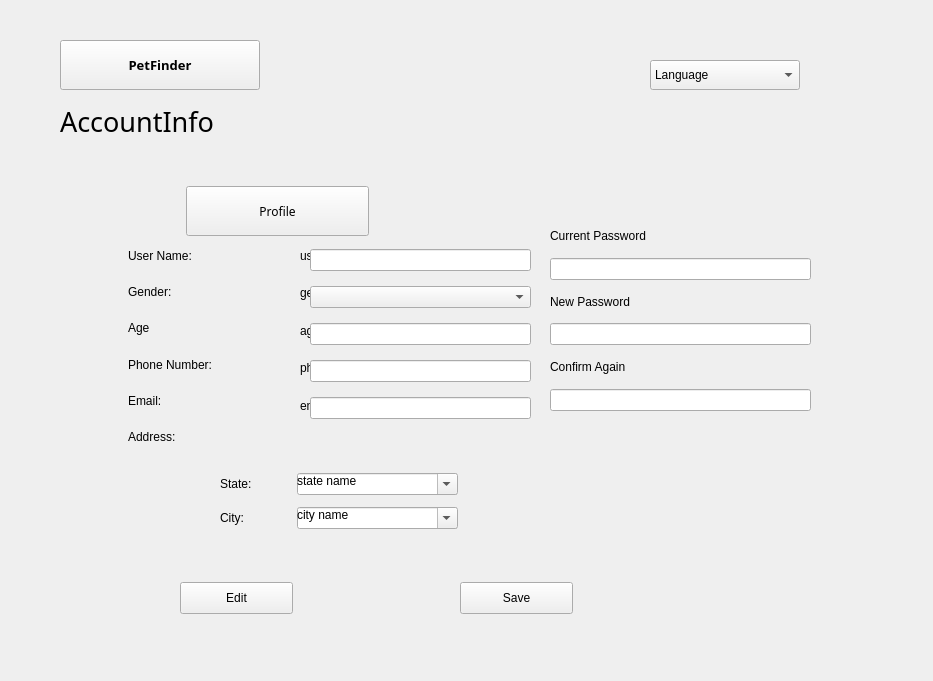
<?xml version="1.0" encoding="UTF-8"?>
<ui version="4.0">
 <class>AccountInfo</class>
 <widget class="QWidget" name="AccountInfo">
  <property name="geometry">
   <rect>
    <x>0</x>
    <y>0</y>
    <width>933</width>
    <height>681</height>
   </rect>
  </property>
  <property name="windowTitle">
   <string>Form</string>
  </property>
  <widget class="QWidget" name="layoutWidget">
   <property name="geometry">
    <rect>
     <x>60</x>
     <y>40</y>
     <width>424</width>
     <height>107</height>
    </rect>
   </property>
   <layout class="QHBoxLayout" name="horizontalLayout_13">
    <item>
     <layout class="QVBoxLayout" name="verticalLayout_5">
      <item>
       <layout class="QHBoxLayout" name="horizontalLayout_14">
        <item>
         <widget class="QToolButton" name="toolButton">
          <property name="minimumSize">
           <size>
            <width>200</width>
            <height>50</height>
           </size>
          </property>
          <property name="font">
           <font>
            <family>Adobe Gothic Std</family>
            <pointsize>10</pointsize>
            <weight>75</weight>
            <bold>true</bold>
           </font>
          </property>
          <property name="text">
           <string>PetFinder</string>
          </property>
          <property name="icon">
           <iconset resource="../project/Resources.qrc">
            <normaloff>:/imgs/CommunityIcons_home.png</normaloff>:/imgs/CommunityIcons_home.png</iconset>
          </property>
          <property name="iconSize">
           <size>
            <width>50</width>
            <height>50</height>
           </size>
          </property>
          <property name="toolButtonStyle">
           <enum>Qt::ToolButtonTextBesideIcon</enum>
          </property>
         </widget>
        </item>
        <item>
         <spacer name="horizontalSpacer_10">
          <property name="orientation">
           <enum>Qt::Horizontal</enum>
          </property>
          <property name="sizeHint" stdset="0">
           <size>
            <width>40</width>
            <height>20</height>
           </size>
          </property>
         </spacer>
        </item>
       </layout>
      </item>
      <item>
       <widget class="QLabel" name="label_2">
        <property name="minimumSize">
         <size>
          <width>360</width>
          <height>41</height>
         </size>
        </property>
        <property name="font">
         <font>
          <family>Adobe Ming Std</family>
          <pointsize>20</pointsize>
          <weight>50</weight>
          <bold>false</bold>
         </font>
        </property>
        <property name="text">
         <string>AccountInfo</string>
        </property>
       </widget>
      </item>
     </layout>
    </item>
    <item>
     <spacer name="horizontalSpacer_11">
      <property name="orientation">
       <enum>Qt::Horizontal</enum>
      </property>
      <property name="sizeHint" stdset="0">
       <size>
        <width>40</width>
        <height>20</height>
       </size>
      </property>
     </spacer>
    </item>
    <item>
     <layout class="QVBoxLayout" name="verticalLayout_9"/>
    </item>
    <item>
     <spacer name="horizontalSpacer_12">
      <property name="orientation">
       <enum>Qt::Horizontal</enum>
      </property>
      <property name="sizeHint" stdset="0">
       <size>
        <width>40</width>
        <height>20</height>
       </size>
      </property>
     </spacer>
    </item>
   </layout>
  </widget>
  <widget class="QPushButton" name="pushButton">
   <property name="geometry">
    <rect>
     <x>180</x>
     <y>582</y>
     <width>113</width>
     <height>32</height>
    </rect>
   </property>
   <property name="text">
    <string>Edit</string>
   </property>
  </widget>
  <widget class="QPushButton" name="pushButtonSave">
   <property name="geometry">
    <rect>
     <x>460</x>
     <y>582</y>
     <width>113</width>
     <height>32</height>
    </rect>
   </property>
   <property name="text">
    <string>Save</string>
   </property>
  </widget>
  <widget class="QWidget" name="layoutWidget">
   <property name="geometry">
    <rect>
     <x>128</x>
     <y>241</y>
     <width>181</width>
     <height>211</height>
    </rect>
   </property>
   <layout class="QVBoxLayout" name="verticalLayout">
    <item>
     <widget class="QLabel" name="label_10">
      <property name="text">
       <string>User Name:</string>
      </property>
     </widget>
    </item>
    <item>
     <widget class="QLabel" name="label_11">
      <property name="text">
       <string>Gender:</string>
      </property>
     </widget>
    </item>
    <item>
     <widget class="QLabel" name="label_12">
      <property name="text">
       <string>Age</string>
      </property>
     </widget>
    </item>
    <item>
     <widget class="QLabel" name="label_3">
      <property name="text">
       <string>Phone Number:</string>
      </property>
     </widget>
    </item>
    <item>
     <widget class="QLabel" name="label_4">
      <property name="text">
       <string>Email:</string>
      </property>
     </widget>
    </item>
    <item>
     <widget class="QLabel" name="label_7">
      <property name="text">
       <string>Address:</string>
      </property>
     </widget>
    </item>
   </layout>
  </widget>
  <widget class="QWidget" name="layoutWidget">
   <property name="geometry">
    <rect>
     <x>300</x>
     <y>240</y>
     <width>201</width>
     <height>181</height>
    </rect>
   </property>
   <layout class="QVBoxLayout" name="verticalLayout_6">
    <item>
     <widget class="QLabel" name="current_userName">
      <property name="text">
       <string>user Name</string>
      </property>
     </widget>
    </item>
    <item>
     <widget class="QLabel" name="current_gender">
      <property name="text">
       <string>gender</string>
      </property>
     </widget>
    </item>
    <item>
     <widget class="QLabel" name="current_age">
      <property name="text">
       <string>age</string>
      </property>
     </widget>
    </item>
    <item>
     <widget class="QLabel" name="current_phoneNo">
      <property name="text">
       <string>phone number</string>
      </property>
     </widget>
    </item>
    <item>
     <widget class="QLabel" name="current_email">
      <property name="text">
       <string>email</string>
      </property>
     </widget>
    </item>
   </layout>
  </widget>
  <widget class="QWidget" name="layoutWidget">
   <property name="geometry">
    <rect>
     <x>310</x>
     <y>240</y>
     <width>221</width>
     <height>191</height>
    </rect>
   </property>
   <layout class="QVBoxLayout" name="verticalLayout_7">
    <item>
     <widget class="QLineEdit" name="lineEdit_userName"/>
    </item>
    <item>
     <widget class="QComboBox" name="comboBox_gender">
      <item>
       <property name="text">
        <string/>
       </property>
      </item>
      <item>
       <property name="text">
        <string>Female</string>
       </property>
      </item>
      <item>
       <property name="text">
        <string>Male</string>
       </property>
      </item>
     </widget>
    </item>
    <item>
     <widget class="QLineEdit" name="lineEdit_age"/>
    </item>
    <item>
     <widget class="QLineEdit" name="lineEdit_phoneNumber"/>
    </item>
    <item>
     <widget class="QLineEdit" name="lineEdit_email"/>
    </item>
   </layout>
  </widget>
  <widget class="QWidget" name="layoutWidget">
   <property name="geometry">
    <rect>
     <x>297</x>
     <y>467</y>
     <width>161</width>
     <height>68</height>
    </rect>
   </property>
   <layout class="QVBoxLayout" name="verticalLayout_8">
    <item>
     <widget class="QComboBox" name="comboBoxStates">
      <property name="editable">
       <bool>true</bool>
      </property>
      <item>
       <property name="text">
        <string/>
       </property>
      </item>
     </widget>
    </item>
    <item>
     <widget class="QComboBox" name="comboBoxCities">
      <property name="editable">
       <bool>true</bool>
      </property>
      <item>
       <property name="text">
        <string/>
       </property>
      </item>
     </widget>
    </item>
   </layout>
  </widget>
  <widget class="QWidget" name="layoutWidget">
   <property name="geometry">
    <rect>
     <x>550</x>
     <y>220</y>
     <width>261</width>
     <height>191</height>
    </rect>
   </property>
   <layout class="QVBoxLayout" name="verticalLayout_10">
    <item>
     <widget class="QLabel" name="label_6">
      <property name="text">
       <string>Current Password</string>
      </property>
     </widget>
    </item>
    <item>
     <widget class="QLineEdit" name="lineEdit_currentPasswd"/>
    </item>
    <item>
     <widget class="QLabel" name="label_5">
      <property name="text">
       <string>New Password</string>
      </property>
     </widget>
    </item>
    <item>
     <widget class="QLineEdit" name="lineEdit_newPasswd"/>
    </item>
    <item>
     <widget class="QLabel" name="label">
      <property name="text">
       <string>Confirm Again</string>
      </property>
     </widget>
    </item>
    <item>
     <widget class="QLineEdit" name="lineEdit_newPasswd2"/>
    </item>
   </layout>
  </widget>
  <widget class="QWidget" name="layoutWidget">
   <property name="geometry">
    <rect>
     <x>220</x>
     <y>470</y>
     <width>71</width>
     <height>61</height>
    </rect>
   </property>
   <layout class="QVBoxLayout" name="verticalLayout_3">
    <item>
     <widget class="QLabel" name="label_8">
      <property name="text">
       <string>State:</string>
      </property>
     </widget>
    </item>
    <item>
     <widget class="QLabel" name="label_9">
      <property name="text">
       <string>City:</string>
      </property>
     </widget>
    </item>
   </layout>
  </widget>
  <widget class="QWidget" name="layoutWidget">
   <property name="geometry">
    <rect>
     <x>168</x>
     <y>470</y>
     <width>51</width>
     <height>52</height>
    </rect>
   </property>
   <layout class="QVBoxLayout" name="verticalLayout_2">
    <item>
     <spacer name="horizontalSpacer">
      <property name="orientation">
       <enum>Qt::Horizontal</enum>
      </property>
      <property name="sizeHint" stdset="0">
       <size>
        <width>40</width>
        <height>20</height>
       </size>
      </property>
     </spacer>
    </item>
    <item>
     <spacer name="horizontalSpacer_2">
      <property name="orientation">
       <enum>Qt::Horizontal</enum>
      </property>
      <property name="sizeHint" stdset="0">
       <size>
        <width>40</width>
        <height>20</height>
       </size>
      </property>
     </spacer>
    </item>
   </layout>
  </widget>
  <widget class="QWidget" name="layoutWidget">
   <property name="geometry">
    <rect>
     <x>297</x>
     <y>467</y>
     <width>91</width>
     <height>61</height>
    </rect>
   </property>
   <layout class="QVBoxLayout" name="verticalLayout_4">
    <item>
     <widget class="QLabel" name="current_stateName">
      <property name="text">
       <string>state name</string>
      </property>
     </widget>
    </item>
    <item>
     <widget class="QLabel" name="current_cityName">
      <property name="text">
       <string>city name</string>
      </property>
     </widget>
    </item>
   </layout>
  </widget>
  <widget class="QComboBox" name="comboBox_Language">
   <property name="geometry">
    <rect>
     <x>650</x>
     <y>60</y>
     <width>150</width>
     <height>30</height>
    </rect>
   </property>
   <property name="minimumSize">
    <size>
     <width>150</width>
     <height>20</height>
    </size>
   </property>
   <property name="maximumSize">
    <size>
     <width>150</width>
     <height>16777215</height>
    </size>
   </property>
   <item>
    <property name="text">
     <string>Language</string>
    </property>
   </item>
   <item>
    <property name="text">
     <string>English</string>
    </property>
   </item>
   <item>
    <property name="text">
     <string>Spanish</string>
    </property>
   </item>
  </widget>
  <widget class="QWidget" name="layoutWidget">
   <property name="geometry">
    <rect>
     <x>130</x>
     <y>180</y>
     <width>239</width>
     <height>62</height>
    </rect>
   </property>
   <layout class="QHBoxLayout" name="horizontalLayout">
    <item>
     <widget class="QLabel" name="labelIcon_home_2">
      <property name="minimumSize">
       <size>
        <width>50</width>
        <height>50</height>
       </size>
      </property>
      <property name="maximumSize">
       <size>
        <width>50</width>
        <height>50</height>
       </size>
      </property>
      <property name="text">
       <string/>
      </property>
      <property name="pixmap">
       <pixmap resource="../project/Resources.qrc">:/imgs/CommunityIcons_profile.png</pixmap>
      </property>
      <property name="scaledContents">
       <bool>true</bool>
      </property>
     </widget>
    </item>
    <item>
     <widget class="QPushButton" name="pushButton_Home_2">
      <property name="minimumSize">
       <size>
        <width>180</width>
        <height>50</height>
       </size>
      </property>
      <property name="font">
       <font>
        <family>Adobe Myungjo Std</family>
       </font>
      </property>
      <property name="text">
       <string>Profile</string>
      </property>
     </widget>
    </item>
   </layout>
  </widget>
 </widget>
 <resources>
  <include location="../project/Resources.qrc"/>
 </resources>
 <connections/>
</ui>
